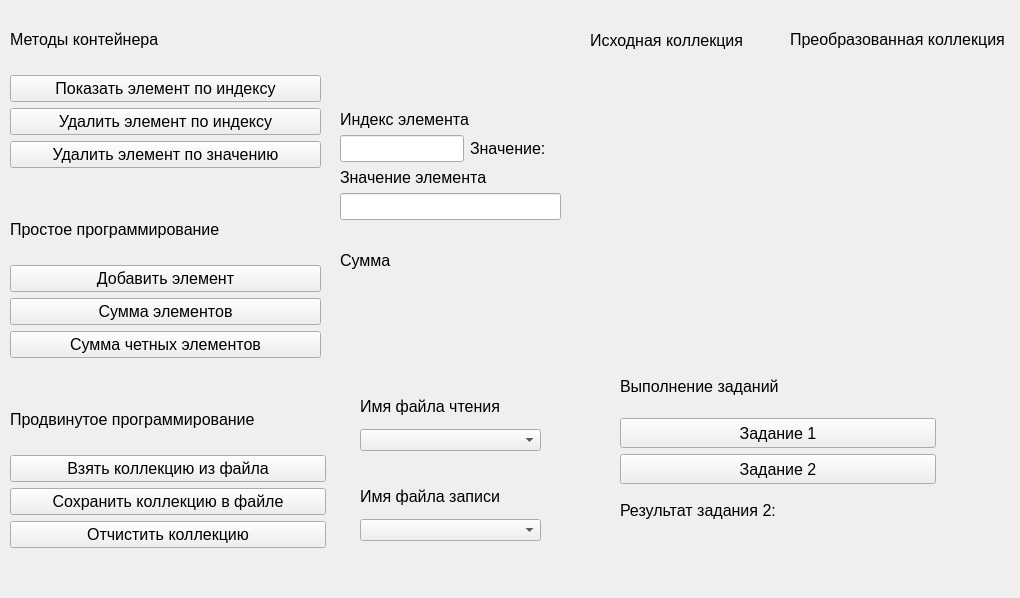
<?xml version="1.0" encoding="UTF-8"?>
<ui version="4.0">
 <class>MainWindow</class>
 <widget class="QMainWindow" name="MainWindow">
  <property name="geometry">
   <rect>
    <x>0</x>
    <y>0</y>
    <width>1020</width>
    <height>598</height>
   </rect>
  </property>
  <property name="windowTitle">
   <string>MainWindow</string>
  </property>
  <widget class="QWidget" name="centralwidget">
   <widget class="QWidget" name="layoutWidget">
    <property name="geometry">
     <rect>
      <x>10</x>
      <y>200</y>
      <width>311</width>
      <height>158</height>
     </rect>
    </property>
    <layout class="QVBoxLayout" name="verticalLayout_2">
     <item>
      <widget class="QLabel" name="label_2">
       <property name="font">
        <font>
         <pointsize>12</pointsize>
        </font>
       </property>
       <property name="text">
        <string>Простое программирование</string>
       </property>
      </widget>
     </item>
     <item>
      <widget class="QPushButton" name="Add">
       <property name="font">
        <font>
         <pointsize>12</pointsize>
        </font>
       </property>
       <property name="text">
        <string>Добавить элемент</string>
       </property>
      </widget>
     </item>
     <item>
      <widget class="QPushButton" name="Summ">
       <property name="font">
        <font>
         <pointsize>12</pointsize>
        </font>
       </property>
       <property name="text">
        <string>Сумма элементов</string>
       </property>
      </widget>
     </item>
     <item>
      <widget class="QPushButton" name="SumEven">
       <property name="font">
        <font>
         <pointsize>12</pointsize>
        </font>
       </property>
       <property name="text">
        <string>Сумма четных элементов</string>
       </property>
      </widget>
     </item>
    </layout>
   </widget>
   <widget class="QWidget" name="layoutWidget_2">
    <property name="geometry">
     <rect>
      <x>10</x>
      <y>390</y>
      <width>316</width>
      <height>158</height>
     </rect>
    </property>
    <layout class="QVBoxLayout" name="verticalLayout_3">
     <item>
      <widget class="QLabel" name="label_3">
       <property name="font">
        <font>
         <pointsize>12</pointsize>
        </font>
       </property>
       <property name="text">
        <string>Продвинутое программирование</string>
       </property>
      </widget>
     </item>
     <item>
      <widget class="QPushButton" name="Open">
       <property name="font">
        <font>
         <pointsize>12</pointsize>
        </font>
       </property>
       <property name="text">
        <string>Взять коллекцию из файла</string>
       </property>
      </widget>
     </item>
     <item>
      <widget class="QPushButton" name="Save">
       <property name="font">
        <font>
         <pointsize>12</pointsize>
        </font>
       </property>
       <property name="text">
        <string>Сохранить коллекцию в файле</string>
       </property>
      </widget>
     </item>
     <item>
      <widget class="QPushButton" name="Clear">
       <property name="font">
        <font>
         <pointsize>12</pointsize>
        </font>
       </property>
       <property name="text">
        <string>Отчистить коллекцию</string>
       </property>
      </widget>
     </item>
    </layout>
   </widget>
   <widget class="QWidget" name="layoutWidget">
    <property name="geometry">
     <rect>
      <x>10</x>
      <y>10</y>
      <width>311</width>
      <height>158</height>
     </rect>
    </property>
    <layout class="QVBoxLayout" name="verticalLayout">
     <item>
      <widget class="QLabel" name="label">
       <property name="font">
        <font>
         <pointsize>12</pointsize>
        </font>
       </property>
       <property name="text">
        <string>Методы контейнера</string>
       </property>
      </widget>
     </item>
     <item>
      <widget class="QPushButton" name="ShowByIndex">
       <property name="font">
        <font>
         <pointsize>12</pointsize>
        </font>
       </property>
       <property name="text">
        <string>Показать элемент по индексу</string>
       </property>
      </widget>
     </item>
     <item>
      <widget class="QPushButton" name="DeleteByIndex">
       <property name="font">
        <font>
         <pointsize>12</pointsize>
        </font>
       </property>
       <property name="text">
        <string>Удалить элемент по индексу</string>
       </property>
      </widget>
     </item>
     <item>
      <widget class="QPushButton" name="DeleteByValue">
       <property name="font">
        <font>
         <pointsize>12</pointsize>
        </font>
       </property>
       <property name="text">
        <string>Удалить элемент по значению</string>
       </property>
      </widget>
     </item>
    </layout>
   </widget>
   <widget class="QLabel" name="label_8">
    <property name="geometry">
     <rect>
      <x>590</x>
      <y>20</y>
      <width>201</width>
      <height>41</height>
     </rect>
    </property>
    <property name="font">
     <font>
      <pointsize>12</pointsize>
     </font>
    </property>
    <property name="text">
     <string>Исходная коллекция</string>
    </property>
   </widget>
   <widget class="QLabel" name="label_9">
    <property name="geometry">
     <rect>
      <x>790</x>
      <y>19</y>
      <width>281</width>
      <height>41</height>
     </rect>
    </property>
    <property name="font">
     <font>
      <pointsize>12</pointsize>
     </font>
    </property>
    <property name="text">
     <string>Преобразованная коллекция</string>
    </property>
   </widget>
   <widget class="QLabel" name="Input">
    <property name="geometry">
     <rect>
      <x>640</x>
      <y>60</y>
      <width>81</width>
      <height>221</height>
     </rect>
    </property>
    <property name="font">
     <font>
      <pointsize>16</pointsize>
     </font>
    </property>
    <property name="text">
     <string/>
    </property>
   </widget>
   <widget class="QLabel" name="Output">
    <property name="geometry">
     <rect>
      <x>870</x>
      <y>60</y>
      <width>81</width>
      <height>221</height>
     </rect>
    </property>
    <property name="font">
     <font>
      <pointsize>16</pointsize>
     </font>
    </property>
    <property name="text">
     <string/>
    </property>
   </widget>
   <widget class="QWidget" name="layoutWidget">
    <property name="geometry">
     <rect>
      <x>360</x>
      <y>390</y>
      <width>181</width>
      <height>61</height>
     </rect>
    </property>
    <layout class="QVBoxLayout" name="verticalLayout_4">
     <item>
      <widget class="QLabel" name="label_4">
       <property name="font">
        <font>
         <pointsize>12</pointsize>
        </font>
       </property>
       <property name="text">
        <string>Имя файла чтения</string>
       </property>
      </widget>
     </item>
     <item>
      <widget class="QComboBox" name="comboBox"/>
     </item>
    </layout>
   </widget>
   <widget class="QWidget" name="layoutWidget_3">
    <property name="geometry">
     <rect>
      <x>360</x>
      <y>480</y>
      <width>181</width>
      <height>61</height>
     </rect>
    </property>
    <layout class="QVBoxLayout" name="verticalLayout_7">
     <item>
      <widget class="QLabel" name="label_11">
       <property name="font">
        <font>
         <pointsize>12</pointsize>
        </font>
       </property>
       <property name="text">
        <string>Имя файла записи</string>
       </property>
      </widget>
     </item>
     <item>
      <widget class="QComboBox" name="comboBox_3"/>
     </item>
    </layout>
   </widget>
   <widget class="QLabel" name="SumIn_2">
    <property name="geometry">
     <rect>
      <x>660</x>
      <y>740</y>
      <width>177</width>
      <height>56</height>
     </rect>
    </property>
    <property name="font">
     <font>
      <pointsize>12</pointsize>
     </font>
    </property>
    <property name="text">
     <string/>
    </property>
   </widget>
   <widget class="QWidget" name="layoutWidget">
    <property name="geometry">
     <rect>
      <x>340</x>
      <y>110</y>
      <width>221</width>
      <height>184</height>
     </rect>
    </property>
    <layout class="QVBoxLayout" name="verticalLayout_6">
     <item>
      <layout class="QVBoxLayout" name="verticalLayout_5">
       <item>
        <widget class="QLabel" name="label_13">
         <property name="font">
          <font>
           <pointsize>12</pointsize>
          </font>
         </property>
         <property name="text">
          <string>Индекс элемента</string>
         </property>
        </widget>
       </item>
       <item>
        <layout class="QHBoxLayout" name="horizontalLayout_2">
         <item>
          <widget class="QLineEdit" name="Index">
           <property name="font">
            <font>
             <pointsize>12</pointsize>
            </font>
           </property>
          </widget>
         </item>
         <item>
          <layout class="QHBoxLayout" name="horizontalLayout">
           <item>
            <widget class="QLabel" name="label_10">
             <property name="font">
              <font>
               <pointsize>12</pointsize>
              </font>
             </property>
             <property name="text">
              <string>Значение:</string>
             </property>
            </widget>
           </item>
           <item>
            <widget class="QLabel" name="out">
             <property name="font">
              <font>
               <pointsize>12</pointsize>
              </font>
             </property>
             <property name="text">
              <string/>
             </property>
            </widget>
           </item>
          </layout>
         </item>
        </layout>
       </item>
       <item>
        <widget class="QLabel" name="label_14">
         <property name="font">
          <font>
           <pointsize>12</pointsize>
          </font>
         </property>
         <property name="text">
          <string>Значение элемента</string>
         </property>
        </widget>
       </item>
       <item>
        <widget class="QLineEdit" name="Value">
         <property name="font">
          <font>
           <pointsize>12</pointsize>
          </font>
         </property>
        </widget>
       </item>
      </layout>
     </item>
     <item>
      <layout class="QHBoxLayout" name="horizontalLayout_3">
       <item>
        <widget class="QLabel" name="label_16">
         <property name="font">
          <font>
           <pointsize>12</pointsize>
          </font>
         </property>
         <property name="text">
          <string>Сумма</string>
         </property>
        </widget>
       </item>
       <item>
        <widget class="QLabel" name="SumIn">
         <property name="minimumSize">
          <size>
           <width>0</width>
           <height>30</height>
          </size>
         </property>
         <property name="font">
          <font>
           <pointsize>12</pointsize>
          </font>
         </property>
         <property name="text">
          <string/>
         </property>
        </widget>
       </item>
      </layout>
     </item>
    </layout>
   </widget>
   <widget class="QWidget" name="layoutWidget">
    <property name="geometry">
     <rect>
      <x>620</x>
      <y>360</y>
      <width>316</width>
      <height>124</height>
     </rect>
    </property>
    <layout class="QVBoxLayout" name="verticalLayout_8">
     <item>
      <widget class="QLabel" name="label_5">
       <property name="minimumSize">
        <size>
         <width>314</width>
         <height>48</height>
        </size>
       </property>
       <property name="font">
        <font>
         <pointsize>12</pointsize>
        </font>
       </property>
       <property name="text">
        <string>Выполнение заданий</string>
       </property>
      </widget>
     </item>
     <item>
      <widget class="QPushButton" name="Task_1">
       <property name="minimumSize">
        <size>
         <width>314</width>
         <height>30</height>
        </size>
       </property>
       <property name="font">
        <font>
         <pointsize>12</pointsize>
        </font>
       </property>
       <property name="text">
        <string>Задание 1</string>
       </property>
      </widget>
     </item>
     <item>
      <widget class="QPushButton" name="Task_2">
       <property name="minimumSize">
        <size>
         <width>314</width>
         <height>30</height>
        </size>
       </property>
       <property name="font">
        <font>
         <pointsize>12</pointsize>
        </font>
       </property>
       <property name="text">
        <string>Задание 2</string>
       </property>
      </widget>
     </item>
    </layout>
   </widget>
   <widget class="QWidget" name="layoutWidget">
    <property name="geometry">
     <rect>
      <x>620</x>
      <y>490</y>
      <width>321</width>
      <height>41</height>
     </rect>
    </property>
    <layout class="QHBoxLayout" name="horizontalLayout_4">
     <item>
      <widget class="QLabel" name="label_6">
       <property name="font">
        <font>
         <pointsize>12</pointsize>
        </font>
       </property>
       <property name="text">
        <string>Результат задания 2:</string>
       </property>
      </widget>
     </item>
     <item>
      <widget class="QLabel" name="Task_2_out">
       <property name="font">
        <font>
         <pointsize>12</pointsize>
        </font>
       </property>
       <property name="text">
        <string/>
       </property>
      </widget>
     </item>
    </layout>
   </widget>
  </widget>
 </widget>
 <resources/>
 <connections/>
</ui>
